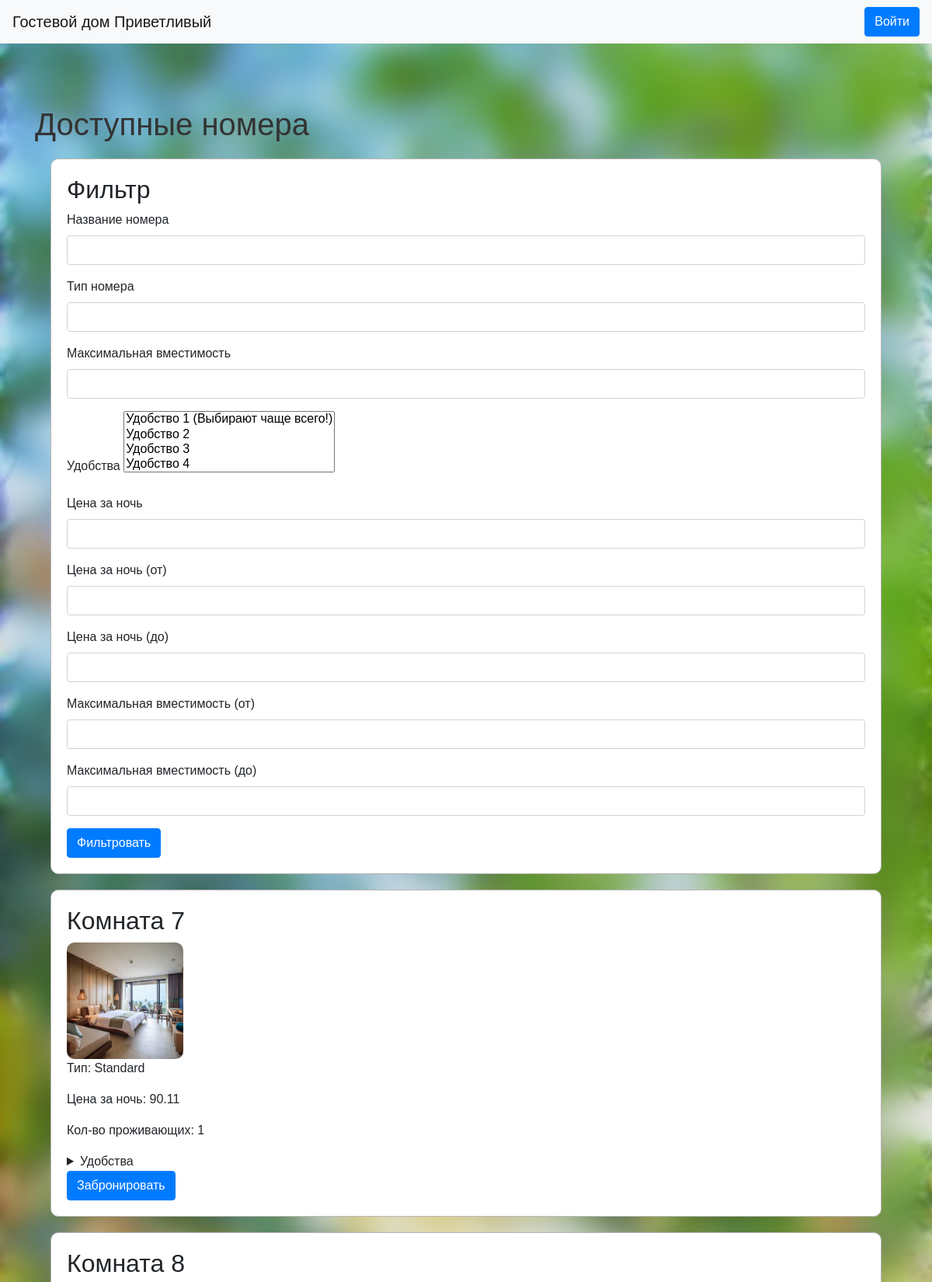
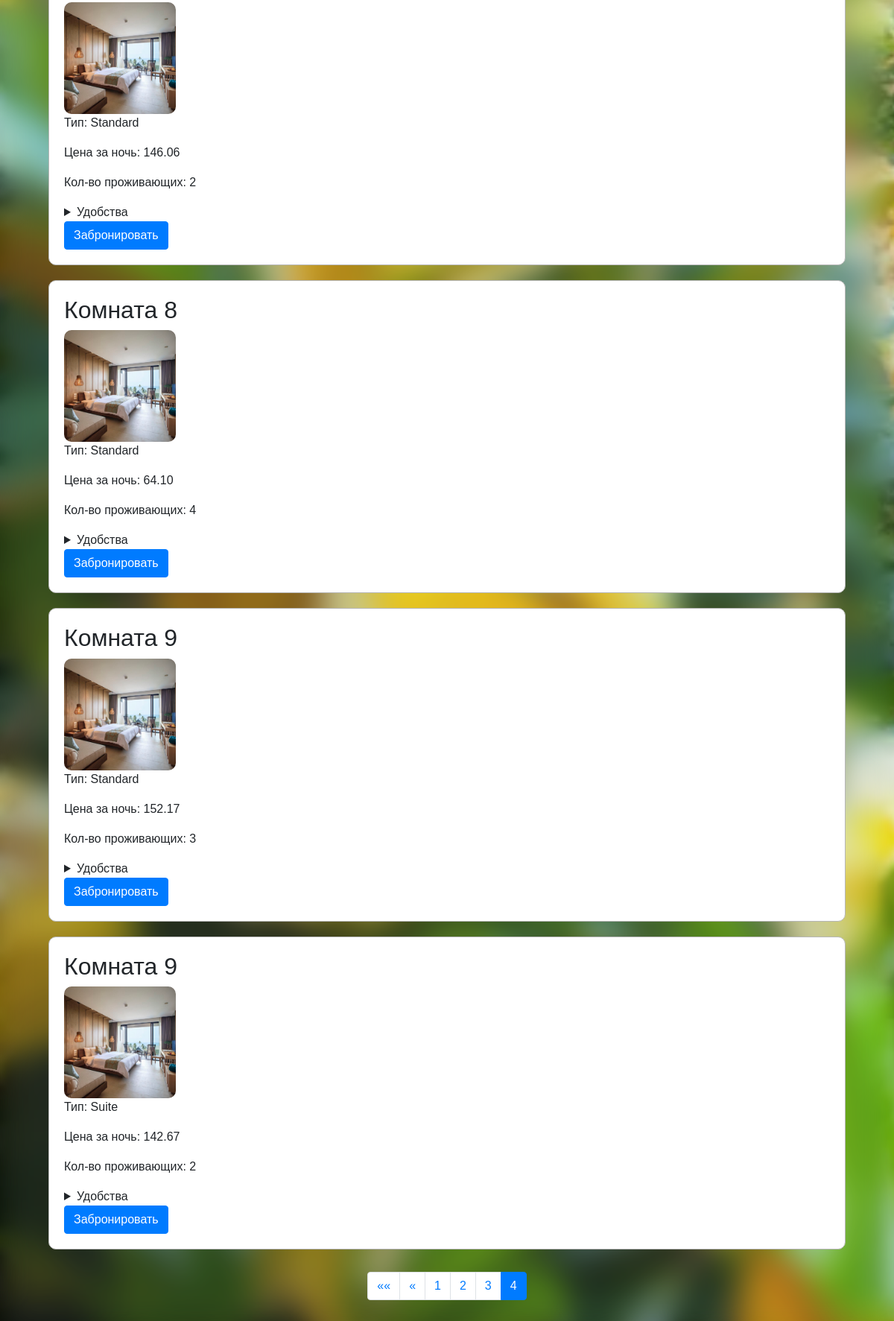
/?page=4, run on the app's committed database (2 pictures, top to bottom).
### bookings/models.py (models this page shows, shortened)
class Amenity(models.Model):
    name = models.CharField(max_length=100, verbose_name="Название удобства")
    history = HistoricalRecords()  # Отслеживание истории
    def __str__(self):
        return self.name
    class Meta:
        verbose_name = "Удобство"
        verbose_name_plural = "Удобства"

class Room(models.Model):
    name = models.CharField(max_length=100, verbose_name="Название номера")
    room_number = models.CharField(max_length=10, verbose_name="Номер комнаты")
    room_type = models.CharField(max_length=50, verbose_name="Тип номера")
    price_per_night = models.DecimalField(max_digits=6, decimal_places=2, verbose_name="Цена за ночь")
    max_occupancy = models.IntegerField(verbose_name="Максимальная вместимость")
    amenities = models.ManyToManyField('Amenity', blank=True, verbose_name="Удобства")
    image = models.ImageField(upload_to='images/', verbose_name="Изображение")
    history = HistoricalRecords()  # Отслеживание истории
    class Meta:
        verbose_name = "Номер"
        verbose_name_plural = "Номера"
        ordering = ['name']

### bookings/views.py (the view)
# urls.py: path('', views.index, name='index'),
def index(request):
    rooms = Room.objects.all()
    filterset = RoomFilter(request.GET, queryset=rooms)  # Применяем фильтр
    filtered_queryset = filterset.qs  # Получаем отфильтрованный queryset
    paginator = Paginator(filtered_queryset, 5)  # Разбиваем на страницы по 5 объектов
    page_number = request.GET.get('page')  # Получаем номер страницы из GET-запроса
    rooms = paginator.get_page(page_number)  # Получаем объект страницы
    context = {
        'rooms': rooms,
        'filterset': filterset,
    }
    return render(request, 'bookings/index.html', context)

### bookings/templates/bookings/index.html (shortened to what this page needs)
{% load crispy_forms_tags %}
<!DOCTYPE html>
<html>
<head>
    {% load static %}
    <link rel="stylesheet" type="text/css"
          href="https://stackpath.bootstrapcdn.com/bootstrap/4.5.2/css/bootstrap.min.css">
    <link rel="stylesheet" href="{% static 'css/styles.css' %}">
</head>
<body>
<header class="navbar navbar-expand-lg navbar-light bg-light">
    <a class="navbar-brand" href="#">Гостевой дом Приветливый</a>
    <div class="ml-auto">
        {% if user.is_authenticated %}
            <span class="navbar-text">Привет, {{ user.username }}!</span>
            <form method="post" action="{% url 'logout' %}" style="display: inline;">
                {% csrf_token %}
                <button type="submit" class="btn btn-secondary ml-2">Выйти</button>
                <a href="{% url 'review_list' %}" class="btn btn-primary">Отзывы</a>
            </form>
        {% else %}
            <button class="btn btn-primary" data-toggle="modal" data-target="#loginModal">Войти</button>
        {% endif %}
    </div>
</header>
<div class="container">
    <h1 class="mt-4">Доступные номера</h1>
    <div class="room">
        <h2>Фильтр</h2>
        <form method="get" action="/">
            {{ filterset.form|crispy }}
            <button type="submit" class="btn btn-primary">Фильтровать</button>
        </form>
    </div>
    <div class="rooms-list">
        {% for room in rooms %}
            <div class="room">
                <h2>{{ room.name }}</h2>
                <img src="{{ room.image.url }}" alt="Room Image" class="room-image">
                <p>Тип: {{ room.room_type }}</p>
                <p>Цена за ночь: {{ room.price_per_night }}</p>
                <p>Кол-во проживающих: {{ room.max_occupancy }}</p>
                <details>
                    <summary>Удобства</summary>
                </details>
                <button class="btn btn-primary" data-toggle="modal" data-target="#bookingModal">Забронировать</button>
            </div>
        {% endfor %}
    </div>
</div>
<nav aria-label="Page navigation">
    <ul class="pagination">
        {% if rooms.has_previous %}
            <li class="page-item">
                <a class="page-link" href="?page=1" aria-label="First">
                    <span aria-hidden="true">&laquo;&laquo;</span>
                </a>
            </li>
            <li class="page-item">
                <a class="page-link" href="?page={{ rooms.previous_page_number }}" aria-label="Previous">
                    <span aria-hidden="true">&laquo;</span>
                </a>
            </li>
        {% endif %}
        {% for num in rooms.paginator.page_range %}
            {% if rooms.number == num %}
                <li class="page-item active">
                    <a class="page-link" href="?page={{ num }}">{{ num }}</a>
                </li>
            {% else %}
                <li class="page-item">
                    <a class="page-link" href="?page={{ num }}">{{ num }}</a>
                </li>
            {% endif %}
        {% endfor %}
    </ul>
</nav>
</body>
</html>

### static/css/styles.css (style rules this page uses)
body { font-family: Arial, sans-serif; background-image: url("/media/images/background.webp"); backdrop-filter: brightness(110%) saturate(150%) blur(20px) contrast(80%); background-size: cover; background-attachment: fixed; margin: 0; padding: 0; min-height: 100vh; }
.container { margin-top: 80px; }
h1 { color: #333; margin-bottom: 20px; }
ul { list-style-type: none; padding: 0; margin: 0; }
li { margin: 10px 0; }
a { text-decoration: none; color: #0066cc; }
.room { padding: 20px; margin: 20px; background: white; border: 1px solid #b6b6b6; border-radius: 10px; }
.room-image { width: 150px; height: 150px; border-radius: 10px; object-fit: cover; }
.pagination { justify-content: center; padding-bottom: 40px; }

### data on the page
Room: name "Комната 7", image (picture), room_type "Standard", price_per_night "90.11", max_occupancy "1"
Room: name "Комната 8", image (picture), room_type "Standard", price_per_night "146.06", max_occupancy "2"
Room: name "Комната 8", image (picture), room_type "Standard", price_per_night "64.10", max_occupancy "4"
Room: name "Комната 9", image (picture), room_type "Standard", price_per_night "152.17", max_occupancy "3"
Room: name "Комната 9", image (picture), room_type "Suite", price_per_night "142.67", max_occupancy "2"

### other printed values
{{ num }} "1" "2" "3"
{{ num }} "4"
